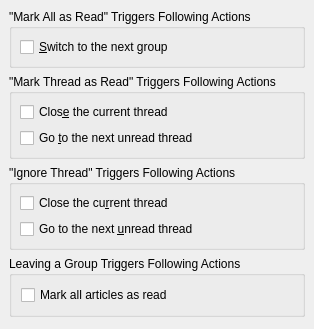
<ui version="4.0" >
 <author>Volker Krause &lt;vkrause@kde.org></author>
 <class>KNode::ReadNewsNavigationWidgetBase</class>
 <widget class="KCModule" native="1" name="KNode::ReadNewsNavigationWidgetBase" >
  <property name="geometry" >
   <rect>
    <x>0</x>
    <y>0</y>
    <width>308</width>
    <height>329</height>
   </rect>
  </property>
  <layout class="QVBoxLayout" >
   <property name="margin" >
    <number>9</number>
   </property>
   <property name="spacing" >
    <number>6</number>
   </property>
   <item>
    <widget class="QGroupBox" name="markAllReadBox" >
     <property name="title" >
      <string>"Mark All as Read" Triggers Following Actions</string>
     </property>
     <layout class="QVBoxLayout" >
      <property name="margin" >
       <number>8</number>
      </property>
      <property name="spacing" >
       <number>6</number>
      </property>
      <item>
       <widget class="QCheckBox" name="kcfg_markAllReadGoNext" >
        <property name="text" >
         <string>&amp;Switch to the next group</string>
        </property>
       </widget>
      </item>
     </layout>
    </widget>
   </item>
   <item>
    <widget class="QGroupBox" name="markThreadReadBox" >
     <property name="title" >
      <string>"Mark Thread as Read" Triggers Following Actions</string>
     </property>
     <layout class="QVBoxLayout" >
      <property name="margin" >
       <number>8</number>
      </property>
      <property name="spacing" >
       <number>6</number>
      </property>
      <item>
       <widget class="QCheckBox" name="kcfg_markThreadReadCloseThread" >
        <property name="text" >
         <string>Clos&amp;e the current thread</string>
        </property>
       </widget>
      </item>
      <item>
       <widget class="QCheckBox" name="kcfg_markThreadReadGoNext" >
        <property name="text" >
         <string>Go &amp;to the next unread thread</string>
        </property>
       </widget>
      </item>
     </layout>
    </widget>
   </item>
   <item>
    <widget class="QGroupBox" name="ignoreThreadBox" >
     <property name="title" >
      <string>"Ignore Thread" Triggers Following Actions</string>
     </property>
     <layout class="QVBoxLayout" >
      <property name="margin" >
       <number>8</number>
      </property>
      <property name="spacing" >
       <number>6</number>
      </property>
      <item>
       <widget class="QCheckBox" name="kcfg_ignoreThreadCloseThread" >
        <property name="text" >
         <string>Close the cu&amp;rrent thread</string>
        </property>
       </widget>
      </item>
      <item>
       <widget class="QCheckBox" name="kcfg_ignoreThreadGoNext" >
        <property name="text" >
         <string>Go to the next &amp;unread thread</string>
        </property>
       </widget>
      </item>
     </layout>
    </widget>
   </item>
   <item>
    <widget class="QGroupBox" name="leaveGroupBox" >
     <property name="title" >
      <string>Leaving a Group Triggers Following Actions</string>
     </property>
     <layout class="QVBoxLayout" >
      <property name="margin" >
       <number>9</number>
      </property>
      <property name="spacing" >
       <number>6</number>
      </property>
      <item>
       <widget class="QCheckBox" name="kcfg_leaveGroupMarkAsRead" >
        <property name="text" >
         <string>Mark all articles as read</string>
        </property>
       </widget>
      </item>
     </layout>
    </widget>
   </item>
   <item>
    <spacer>
     <property name="orientation" >
      <enum>Qt::Vertical</enum>
     </property>
     <property name="sizeHint" >
      <size>
       <width>290</width>
       <height>16</height>
      </size>
     </property>
    </spacer>
   </item>
  </layout>
 </widget>
 <layoutfunction spacing="KDialog::spacingHint()" margin="KDialog::marginHint()" />
 <pixmapfunction>qPixmapFromMimeSource</pixmapfunction>
 <customwidgets>
  <customwidget>
   <class>KCModule</class>
   <extends>QWidget</extends>
   <header>kcmodule.h</header>
   <container>1</container>
  </customwidget>
 </customwidgets>
 <includes/>
 <resources/>
 <connections/>
</ui>
